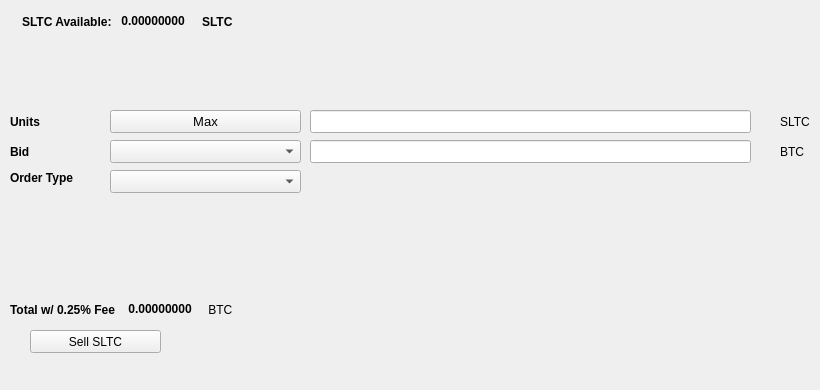
   <widget class="QWidget" name="SellTab">
    <attribute name="title">
     <string>Sell</string>
    </attribute>
    <widget class="QLabel" name="label_16">
     <property name="geometry">
      <rect>
       <x>780</x>
       <y>140</y>
       <width>31</width>
       <height>23</height>
      </rect>
     </property>
     <property name="text">
      <string>BTC</string>
     </property>
    </widget>
    <widget class="QComboBox" name="SellBidcomboBox">
     <property name="geometry">
      <rect>
       <x>110</x>
       <y>140</y>
       <width>191</width>
       <height>23</height>
      </rect>
     </property>
     <property name="font">
      <font>
       <pointsize>10</pointsize>
      </font>
     </property>
    </widget>
    <widget class="QLabel" name="label_18">
     <property name="geometry">
      <rect>
       <x>10</x>
       <y>110</y>
       <width>46</width>
       <height>23</height>
      </rect>
     </property>
     <property name="font">
      <font>
       <weight>75</weight>
       <bold>true</bold>
      </font>
     </property>
     <property name="text">
      <string>Units</string>
     </property>
    </widget>
    <widget class="QPushButton" name="Sell_Max_Amount">
     <property name="geometry">
      <rect>
       <x>110</x>
       <y>110</y>
       <width>191</width>
       <height>23</height>
      </rect>
     </property>
     <property name="font">
      <font>
       <pointsize>10</pointsize>
      </font>
     </property>
     <property name="text">
      <string>Max</string>
     </property>
    </widget>
    <widget class="QLabel" name="label_20">
     <property name="geometry">
      <rect>
       <x>10</x>
       <y>170</y>
       <width>91</width>
       <height>16</height>
      </rect>
     </property>
     <property name="font">
      <font>
       <weight>75</weight>
       <bold>true</bold>
      </font>
     </property>
     <property name="text">
      <string>Order Type</string>
     </property>
    </widget>
    <widget class="QComboBox" name="SellOrdertypeCombo">
     <property name="geometry">
      <rect>
       <x>110</x>
       <y>170</y>
       <width>191</width>
       <height>23</height>
      </rect>
     </property>
     <property name="font">
      <font>
       <pointsize>10</pointsize>
      </font>
     </property>
    </widget>
    <widget class="QLabel" name="label_21">
     <property name="geometry">
      <rect>
       <x>10</x>
       <y>140</y>
       <width>46</width>
       <height>23</height>
      </rect>
     </property>
     <property name="font">
      <font>
       <weight>75</weight>
       <bold>true</bold>
      </font>
     </property>
     <property name="text">
      <string>Bid</string>
     </property>
    </widget>
    <widget class="QLabel" name="label_22">
     <property name="geometry">
      <rect>
       <x>780</x>
       <y>110</y>
       <width>31</width>
       <height>23</height>
      </rect>
     </property>
     <property name="text">
      <string>SLTC</string>
     </property>
    </widget>
    <widget class="QLineEdit" name="UnitsInputPIV">
     <property name="geometry">
      <rect>
       <x>310</x>
       <y>110</y>
       <width>441</width>
       <height>23</height>
      </rect>
     </property>
     <property name="font">
      <font>
       <pointsize>9</pointsize>
       <weight>75</weight>
       <bold>true</bold>
      </font>
     </property>
    </widget>
    <widget class="QLineEdit" name="SellBidPriceEdit">
     <property name="geometry">
      <rect>
       <x>310</x>
       <y>140</y>
       <width>441</width>
       <height>23</height>
      </rect>
     </property>
     <property name="font">
      <font>
       <pointsize>9</pointsize>
       <weight>75</weight>
       <bold>true</bold>
      </font>
     </property>
    </widget>
    <widget class="QPushButton" name="SellPIVBTN">
     <property name="geometry">
      <rect>
       <x>30</x>
       <y>330</y>
       <width>131</width>
       <height>23</height>
      </rect>
     </property>
     <property name="text">
      <string>Sell SLTC</string>
     </property>
     <property name="icon">
      <iconset resource="../slatechain">
       <normaloff>:/icons/bitcoin</normaloff>:/icons/bitcoin</iconset>
     </property>
    </widget>
    <widget class="QWidget" name="layoutWidget3">
     <property name="geometry">
      <rect>
       <x>22</x>
       <y>12</y>
       <width>258</width>
       <height>19</height>
      </rect>
     </property>
     <layout class="QHBoxLayout" name="horizontalLayout">
      <item>
       <widget class="QLabel" name="label232_2">
        <property name="font">
         <font>
          <weight>75</weight>
          <bold>true</bold>
         </font>
        </property>
        <property name="text">
         <string>SLTC Available:</string>
        </property>
       </widget>
      </item>
      <item>
       <widget class="QLabel" name="PIVAvailableLabel">
        <property name="palette">
         <palette>
          <active>
           <colorrole role="WindowText">
            <brush brushstyle="SolidPattern">
             <color alpha="255">
              <red>0</red>
              <green>0</green>
              <blue>0</blue>
             </color>
            </brush>
           </colorrole>
           <colorrole role="Button">
            <brush brushstyle="SolidPattern">
             <color alpha="255">
              <red>0</red>
              <green>170</green>
              <blue>0</blue>
             </color>
            </brush>
           </colorrole>
           <colorrole role="Light">
            <brush brushstyle="SolidPattern">
             <color alpha="255">
              <red>0</red>
              <green>255</green>
              <blue>0</blue>
             </color>
            </brush>
           </colorrole>
           <colorrole role="Midlight">
            <brush brushstyle="SolidPattern">
             <color alpha="255">
              <red>0</red>
              <green>212</green>
              <blue>0</blue>
             </color>
            </brush>
           </colorrole>
           <colorrole role="Dark">
            <brush brushstyle="SolidPattern">
             <color alpha="255">
              <red>0</red>
              <green>85</green>
              <blue>0</blue>
             </color>
            </brush>
           </colorrole>
           <colorrole role="Mid">
            <brush brushstyle="SolidPattern">
             <color alpha="255">
              <red>0</red>
              <green>113</green>
              <blue>0</blue>
             </color>
            </brush>
           </colorrole>
           <colorrole role="Text">
            <brush brushstyle="SolidPattern">
             <color alpha="255">
              <red>0</red>
              <green>170</green>
              <blue>0</blue>
             </color>
            </brush>
           </colorrole>
           <colorrole role="BrightText">
            <brush brushstyle="SolidPattern">
             <color alpha="255">
              <red>255</red>
              <green>255</green>
              <blue>255</blue>
             </color>
            </brush>
           </colorrole>
           <colorrole role="ButtonText">
            <brush brushstyle="SolidPattern">
             <color alpha="255">
              <red>0</red>
              <green>0</green>
              <blue>0</blue>
             </color>
            </brush>
           </colorrole>
           <colorrole role="Base">
            <brush brushstyle="SolidPattern">
             <color alpha="255">
              <red>255</red>
              <green>255</green>
              <blue>255</blue>
             </color>
            </brush>
           </colorrole>
           <colorrole role="Window">
            <brush brushstyle="SolidPattern">
             <color alpha="255">
              <red>0</red>
              <green>170</green>
              <blue>0</blue>
             </color>
            </brush>
           </colorrole>
           <colorrole role="Shadow">
            <brush brushstyle="SolidPattern">
             <color alpha="255">
              <red>0</red>
              <green>0</green>
              <blue>0</blue>
             </color>
            </brush>
           </colorrole>
           <colorrole role="AlternateBase">
            <brush brushstyle="SolidPattern">
             <color alpha="255">
              <red>127</red>
              <green>212</green>
              <blue>127</blue>
             </color>
            </brush>
           </colorrole>
           <colorrole role="ToolTipBase">
            <brush brushstyle="SolidPattern">
             <color alpha="255">
              <red>255</red>
              <green>255</green>
              <blue>220</blue>
             </color>
            </brush>
           </colorrole>
           <colorrole role="ToolTipText">
            <brush brushstyle="SolidPattern">
             <color alpha="255">
              <red>0</red>
              <green>0</green>
              <blue>0</blue>
             </color>
            </brush>
           </colorrole>
          </active>
          <inactive>
           <colorrole role="WindowText">
            <brush brushstyle="SolidPattern">
             <color alpha="255">
              <red>0</red>
              <green>0</green>
              <blue>0</blue>
             </color>
            </brush>
           </colorrole>
           <colorrole role="Button">
            <brush brushstyle="SolidPattern">
             <color alpha="255">
              <red>0</red>
              <green>170</green>
              <blue>0</blue>
             </color>
            </brush>
           </colorrole>
           <colorrole role="Light">
            <brush brushstyle="SolidPattern">
             <color alpha="255">
              <red>0</red>
              <green>255</green>
              <blue>0</blue>
             </color>
            </brush>
           </colorrole>
           <colorrole role="Midlight">
            <brush brushstyle="SolidPattern">
             <color alpha="255">
              <red>0</red>
              <green>212</green>
              <blue>0</blue>
             </color>
            </brush>
           </colorrole>
           <colorrole role="Dark">
            <brush brushstyle="SolidPattern">
             <color alpha="255">
              <red>0</red>
              <green>85</green>
              <blue>0</blue>
             </color>
            </brush>
           </colorrole>
           <colorrole role="Mid">
            <brush brushstyle="SolidPattern">
             <color alpha="255">
              <red>0</red>
              <green>113</green>
              <blue>0</blue>
             </color>
            </brush>
           </colorrole>
           <colorrole role="Text">
            <brush brushstyle="SolidPattern">
             <color alpha="255">
              <red>0</red>
              <green>170</green>
              <blue>0</blue>
             </color>
            </brush>
           </colorrole>
           <colorrole role="BrightText">
            <brush brushstyle="SolidPattern">
             <color alpha="255">
              <red>255</red>
              <green>255</green>
              <blue>255</blue>
             </color>
            </brush>
           </colorrole>
           <colorrole role="ButtonText">
            <brush brushstyle="SolidPattern">
             <color alpha="255">
              <red>0</red>
              <green>0</green>
              <blue>0</blue>
             </color>
            </brush>
           </colorrole>
           <colorrole role="Base">
            <brush brushstyle="SolidPattern">
             <color alpha="255">
              <red>255</red>
              <green>255</green>
              <blue>255</blue>
             </color>
            </brush>
           </colorrole>
           <colorrole role="Window">
            <brush brushstyle="SolidPattern">
             <color alpha="255">
              <red>0</red>
              <green>170</green>
              <blue>0</blue>
             </color>
            </brush>
           </colorrole>
           <colorrole role="Shadow">
            <brush brushstyle="SolidPattern">
             <color alpha="255">
              <red>0</red>
              <green>0</green>
              <blue>0</blue>
             </color>
            </brush>
           </colorrole>
           <colorrole role="AlternateBase">
            <brush brushstyle="SolidPattern">
             <color alpha="255">
              <red>127</red>
              <green>212</green>
              <blue>127</blue>
             </color>
            </brush>
           </colorrole>
           <colorrole role="ToolTipBase">
            <brush brushstyle="SolidPattern">
             <color alpha="255">
              <red>255</red>
              <green>255</green>
              <blue>220</blue>
             </color>
            </brush>
           </colorrole>
           <colorrole role="ToolTipText">
            <brush brushstyle="SolidPattern">
             <color alpha="255">
              <red>0</red>
              <green>0</green>
              <blue>0</blue>
             </color>
            </brush>
           </colorrole>
          </inactive>
          <disabled>
           <colorrole role="WindowText">
            <brush brushstyle="SolidPattern">
             <color alpha="255">
              <red>0</red>
              <green>85</green>
              <blue>0</blue>
             </color>
            </brush>
           </colorrole>
           <colorrole role="Button">
            <brush brushstyle="SolidPattern">
             <color alpha="255">
              <red>0</red>
              <green>170</green>
              <blue>0</blue>
             </color>
            </brush>
           </colorrole>
           <colorrole role="Light">
            <brush brushstyle="SolidPattern">
             <color alpha="255">
              <red>0</red>
              <green>255</green>
              <blue>0</blue>
             </color>
            </brush>
           </colorrole>
           <colorrole role="Midlight">
            <brush brushstyle="SolidPattern">
             <color alpha="255">
              <red>0</red>
              <green>212</green>
              <blue>0</blue>
             </color>
            </brush>
           </colorrole>
           <colorrole role="Dark">
            <brush brushstyle="SolidPattern">
             <color alpha="255">
              <red>0</red>
              <green>85</green>
              <blue>0</blue>
             </color>
            </brush>
           </colorrole>
           <colorrole role="Mid">
            <brush brushstyle="SolidPattern">
             <color alpha="255">
              <red>0</red>
              <green>113</green>
              <blue>0</blue>
             </color>
            </brush>
           </colorrole>
           <colorrole role="Text">
            <brush brushstyle="SolidPattern">
             <color alpha="255">
              <red>0</red>
              <green>85</green>
              <blue>0</blue>
             </color>
            </brush>
           </colorrole>
           <colorrole role="BrightText">
            <brush brushstyle="SolidPattern">
             <color alpha="255">
              <red>255</red>
              <green>255</green>
              <blue>255</blue>
             </color>
            </brush>
           </colorrole>
           <colorrole role="ButtonText">
            <brush brushstyle="SolidPattern">
             <color alpha="255">
              <red>0</red>
              <green>85</green>
              <blue>0</blue>
             </color>
            </brush>
           </colorrole>
           <colorrole role="Base">
            <brush brushstyle="SolidPattern">
             <color alpha="255">
              <red>0</red>
              <green>170</green>
              <blue>0</blue>
             </color>
            </brush>
           </colorrole>
           <colorrole role="Window">
            <brush brushstyle="SolidPattern">
             <color alpha="255">
              <red>0</red>
              <green>170</green>
              <blue>0</blue>
             </color>
            </brush>
           </colorrole>
           <colorrole role="Shadow">
            <brush brushstyle="SolidPattern">
             <color alpha="255">
              <red>0</red>
              <green>0</green>
              <blue>0</blue>
             </color>
            </brush>
           </colorrole>
           <colorrole role="AlternateBase">
            <brush brushstyle="SolidPattern">
             <color alpha="255">
              <red>0</red>
              <green>170</green>
              <blue>0</blue>
             </color>
            </brush>
           </colorrole>
           <colorrole role="ToolTipBase">
            <brush brushstyle="SolidPattern">
             <color alpha="255">
              <red>255</red>
              <green>255</green>
              <blue>220</blue>
             </color>
            </brush>
           </colorrole>
           <colorrole role="ToolTipText">
            <brush brushstyle="SolidPattern">
             <color alpha="255">
              <red>0</red>
              <green>0</green>
              <blue>0</blue>
             </color>
            </brush>
           </colorrole>
          </disabled>
         </palette>
        </property>
        <property name="font">
         <font>
          <weight>75</weight>
          <bold>true</bold>
         </font>
        </property>
        <property name="text">
         <string> 0.00000000 </string>
        </property>
        <property name="textInteractionFlags">
         <set>Qt::LinksAccessibleByMouse|Qt::TextSelectableByKeyboard|Qt::TextSelectableByMouse</set>
        </property>
       </widget>
      </item>
      <item>
       <widget class="QLabel" name="labelPIV">
        <property name="font">
         <font>
          <weight>75</weight>
          <bold>true</bold>
         </font>
        </property>
        <property name="text">
         <string>SLTC</string>
        </property>
       </widget>
      </item>
     </layout>
    </widget>
    <widget class="QWidget" name="layoutWidget">
     <property name="geometry">
      <rect>
       <x>10</x>
       <y>300</y>
       <width>268</width>
       <height>19</height>
      </rect>
     </property>
     <layout class="QHBoxLayout" name="horizontalLayout_2">
      <item>
       <widget class="QLabel" name="label_19">
        <property name="font">
         <font>
          <weight>75</weight>
          <bold>true</bold>
         </font>
        </property>
        <property name="text">
         <string>Total w/ 0.25% Fee </string>
        </property>
       </widget>
      </item>
      <item>
       <widget class="QLabel" name="SellCostLabel">
        <property name="palette">
         <palette>
          <active>
           <colorrole role="WindowText">
            <brush brushstyle="SolidPattern">
             <color alpha="255">
              <red>0</red>
              <green>0</green>
              <blue>0</blue>
             </color>
            </brush>
           </colorrole>
           <colorrole role="Button">
            <brush brushstyle="SolidPattern">
             <color alpha="255">
              <red>0</red>
              <green>170</green>
              <blue>0</blue>
             </color>
            </brush>
           </colorrole>
           <colorrole role="Light">
            <brush brushstyle="SolidPattern">
             <color alpha="255">
              <red>0</red>
              <green>255</green>
              <blue>0</blue>
             </color>
            </brush>
           </colorrole>
           <colorrole role="Midlight">
            <brush brushstyle="SolidPattern">
             <color alpha="255">
              <red>0</red>
              <green>212</green>
              <blue>0</blue>
             </color>
            </brush>
           </colorrole>
           <colorrole role="Dark">
            <brush brushstyle="SolidPattern">
             <color alpha="255">
              <red>0</red>
              <green>85</green>
              <blue>0</blue>
             </color>
            </brush>
           </colorrole>
           <colorrole role="Mid">
            <brush brushstyle="SolidPattern">
             <color alpha="255">
              <red>0</red>
              <green>113</green>
              <blue>0</blue>
             </color>
            </brush>
           </colorrole>
           <colorrole role="Text">
            <brush brushstyle="SolidPattern">
             <color alpha="255">
              <red>0</red>
              <green>170</green>
              <blue>0</blue>
             </color>
            </brush>
           </colorrole>
           <colorrole role="BrightText">
            <brush brushstyle="SolidPattern">
             <color alpha="255">
              <red>255</red>
              <green>255</green>
              <blue>255</blue>
             </color>
            </brush>
           </colorrole>
           <colorrole role="ButtonText">
            <brush brushstyle="SolidPattern">
             <color alpha="255">
              <red>0</red>
              <green>0</green>
              <blue>0</blue>
             </color>
            </brush>
           </colorrole>
           <colorrole role="Base">
            <brush brushstyle="SolidPattern">
             <color alpha="255">
              <red>255</red>
              <green>255</green>
              <blue>255</blue>
             </color>
            </brush>
           </colorrole>
           <colorrole role="Window">
            <brush brushstyle="SolidPattern">
             <color alpha="255">
              <red>0</red>
              <green>170</green>
              <blue>0</blue>
             </color>
            </brush>
           </colorrole>
           <colorrole role="Shadow">
            <brush brushstyle="SolidPattern">
             <color alpha="255">
              <red>0</red>
              <green>0</green>
              <blue>0</blue>
             </color>
            </brush>
           </colorrole>
           <colorrole role="AlternateBase">
            <brush brushstyle="SolidPattern">
             <color alpha="255">
              <red>127</red>
              <green>212</green>
              <blue>127</blue>
             </color>
            </brush>
           </colorrole>
           <colorrole role="ToolTipBase">
            <brush brushstyle="SolidPattern">
             <color alpha="255">
              <red>255</red>
              <green>255</green>
              <blue>220</blue>
             </color>
            </brush>
           </colorrole>
           <colorrole role="ToolTipText">
            <brush brushstyle="SolidPattern">
             <color alpha="255">
              <red>0</red>
              <green>0</green>
              <blue>0</blue>
             </color>
            </brush>
           </colorrole>
          </active>
          <inactive>
           <colorrole role="WindowText">
            <brush brushstyle="SolidPattern">
             <color alpha="255">
              <red>0</red>
              <green>0</green>
              <blue>0</blue>
             </color>
            </brush>
           </colorrole>
           <colorrole role="Button">
            <brush brushstyle="SolidPattern">
             <color alpha="255">
              <red>0</red>
              <green>170</green>
              <blue>0</blue>
             </color>
            </brush>
           </colorrole>
           <colorrole role="Light">
            <brush brushstyle="SolidPattern">
             <color alpha="255">
              <red>0</red>
              <green>255</green>
              <blue>0</blue>
             </color>
            </brush>
           </colorrole>
           <colorrole role="Midlight">
            <brush brushstyle="SolidPattern">
             <color alpha="255">
              <red>0</red>
              <green>212</green>
              <blue>0</blue>
             </color>
            </brush>
           </colorrole>
           <colorrole role="Dark">
            <brush brushstyle="SolidPattern">
             <color alpha="255">
              <red>0</red>
              <green>85</green>
              <blue>0</blue>
             </color>
            </brush>
           </colorrole>
           <colorrole role="Mid">
            <brush brushstyle="SolidPattern">
             <color alpha="255">
              <red>0</red>
              <green>113</green>
              <blue>0</blue>
             </color>
            </brush>
           </colorrole>
           <colorrole role="Text">
            <brush brushstyle="SolidPattern">
             <color alpha="255">
              <red>0</red>
              <green>170</green>
              <blue>0</blue>
             </color>
            </brush>
           </colorrole>
           <colorrole role="BrightText">
            <brush brushstyle="SolidPattern">
             <color alpha="255">
              <red>255</red>
              <green>255</green>
              <blue>255</blue>
             </color>
            </brush>
           </colorrole>
           <colorrole role="ButtonText">
            <brush brushstyle="SolidPattern">
             <color alpha="255">
              <red>0</red>
              <green>0</green>
              <blue>0</blue>
             </color>
            </brush>
           </colorrole>
           <colorrole role="Base">
            <brush brushstyle="SolidPattern">
             <color alpha="255">
              <red>255</red>
              <green>255</green>
              <blue>255</blue>
             </color>
            </brush>
           </colorrole>
           <colorrole role="Window">
            <brush brushstyle="SolidPattern">
             <color alpha="255">
              <red>0</red>
              <green>170</green>
              <blue>0</blue>
             </color>
            </brush>
           </colorrole>
           <colorrole role="Shadow">
            <brush brushstyle="SolidPattern">
             <color alpha="255">
              <red>0</red>
              <green>0</green>
              <blue>0</blue>
             </color>
            </brush>
           </colorrole>
           <colorrole role="AlternateBase">
            <brush brushstyle="SolidPattern">
             <color alpha="255">
              <red>127</red>
              <green>212</green>
              <blue>127</blue>
             </color>
            </brush>
           </colorrole>
           <colorrole role="ToolTipBase">
            <brush brushstyle="SolidPattern">
             <color alpha="255">
              <red>255</red>
              <green>255</green>
              <blue>220</blue>
             </color>
            </brush>
           </colorrole>
           <colorrole role="ToolTipText">
            <brush brushstyle="SolidPattern">
             <color alpha="255">
              <red>0</red>
              <green>0</green>
              <blue>0</blue>
             </color>
            </brush>
           </colorrole>
          </inactive>
          <disabled>
           <colorrole role="WindowText">
            <brush brushstyle="SolidPattern">
             <color alpha="255">
              <red>0</red>
              <green>85</green>
              <blue>0</blue>
             </color>
            </brush>
           </colorrole>
           <colorrole role="Button">
            <brush brushstyle="SolidPattern">
             <color alpha="255">
              <red>0</red>
              <green>170</green>
              <blue>0</blue>
             </color>
            </brush>
           </colorrole>
           <colorrole role="Light">
            <brush brushstyle="SolidPattern">
             <color alpha="255">
              <red>0</red>
              <green>255</green>
              <blue>0</blue>
             </color>
            </brush>
           </colorrole>
           <colorrole role="Midlight">
            <brush brushstyle="SolidPattern">
             <color alpha="255">
              <red>0</red>
              <green>212</green>
              <blue>0</blue>
             </color>
            </brush>
           </colorrole>
           <colorrole role="Dark">
            <brush brushstyle="SolidPattern">
             <color alpha="255">
              <red>0</red>
              <green>85</green>
              <blue>0</blue>
             </color>
            </brush>
           </colorrole>
           <colorrole role="Mid">
            <brush brushstyle="SolidPattern">
             <color alpha="255">
              <red>0</red>
              <green>113</green>
              <blue>0</blue>
             </color>
            </brush>
           </colorrole>
           <colorrole role="Text">
            <brush brushstyle="SolidPattern">
             <color alpha="255">
              <red>0</red>
              <green>85</green>
              <blue>0</blue>
             </color>
            </brush>
           </colorrole>
           <colorrole role="BrightText">
            <brush brushstyle="SolidPattern">
             <color alpha="255">
              <red>255</red>
              <green>255</green>
              <blue>255</blue>
             </color>
            </brush>
           </colorrole>
           <colorrole role="ButtonText">
            <brush brushstyle="SolidPattern">
             <color alpha="255">
              <red>0</red>
              <green>85</green>
              <blue>0</blue>
             </color>
            </brush>
           </colorrole>
           <colorrole role="Base">
            <brush brushstyle="SolidPattern">
             <color alpha="255">
              <red>0</red>
              <green>170</green>
              <blue>0</blue>
             </color>
            </brush>
           </colorrole>
           <colorrole role="Window">
            <brush brushstyle="SolidPattern">
             <color alpha="255">
              <red>0</red>
              <green>170</green>
              <blue>0</blue>
             </color>
            </brush>
           </colorrole>
           <colorrole role="Shadow">
            <brush brushstyle="SolidPattern">
             <color alpha="255">
              <red>0</red>
              <green>0</green>
              <blue>0</blue>
             </color>
            </brush>
           </colorrole>
           <colorrole role="AlternateBase">
            <brush brushstyle="SolidPattern">
             <color alpha="255">
              <red>0</red>
              <green>170</green>
              <blue>0</blue>
             </color>
            </brush>
           </colorrole>
           <colorrole role="ToolTipBase">
            <brush brushstyle="SolidPattern">
             <color alpha="255">
              <red>255</red>
              <green>255</green>
              <blue>220</blue>
             </color>
            </brush>
           </colorrole>
           <colorrole role="ToolTipText">
            <brush brushstyle="SolidPattern">
             <color alpha="255">
              <red>0</red>
              <green>0</green>
              <blue>0</blue>
             </color>
            </brush>
           </colorrole>
          </disabled>
         </palette>
        </property>
        <property name="font">
         <font>
          <weight>75</weight>
          <bold>true</bold>
         </font>
        </property>
        <property name="autoFillBackground">
         <bool>false</bool>
        </property>
        <property name="text">
         <string> 0.00000000</string>
        </property>
        <property name="textInteractionFlags">
         <set>Qt::LinksAccessibleByMouse|Qt::TextSelectableByMouse</set>
        </property>
       </widget>
      </item>
      <item>
       <widget class="QLabel" name="label_17">
        <property name="font">
         <font>
          <weight>50</weight>
          <bold>false</bold>
         </font>
        </property>
        <property name="text">
         <string> BTC</string>
        </property>
       </widget>
      </item>
     </layout>
    </widget>
    <widget class="QLabel" name="label_23">
     <property name="geometry">
      <rect>
       <x>460</x>
       <y>300</y>
       <width>281</width>
       <height>81</height>
      </rect>
     </property>
     <property name="text">
      <string/>
     </property>
     <property name="pixmap">
      <pixmap>:/images/bittrex</pixmap>
     </property>
    </widget>
   </widget>
